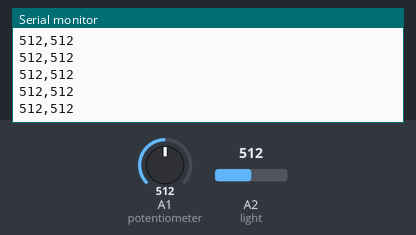
Bench run of a sketch on a simulated Arduino Uno, built with avr-gcc and run on an emulated ATmega328P. Parts: the last lines printed to the serial monitor. Inputs (shaded band) come from the test bench; at power-on: A1 (potentiometer) = 512, A2 (light) = 512.

Above: at 1.2 s.
1.3 s: A1 (potentiometer) set to 985
At 2.4 s:
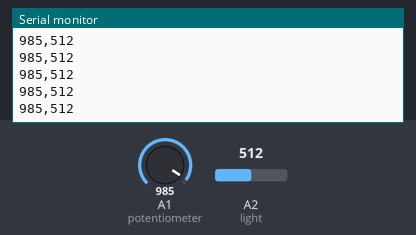
2.8 s: A1 (potentiometer) set to 1017
At 3.9 s:
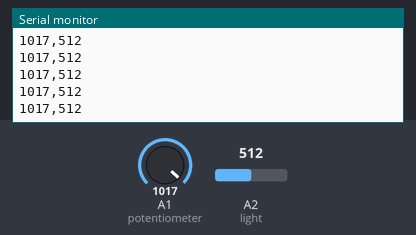
Timing chart, 0 to 5.8 s (numbered marks = the images above; inputs shaded):
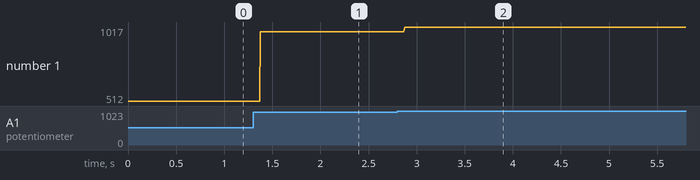

The sketch:

treeProjectArduino.ino
```cpp
const int potentiometer = A1;	//pin potentiometer is connected to
const int light = A2;	//pin photoresistor is connected to

void setup() {
  Serial.begin(9600);
}

void loop() {
  Serial.print(analogRead(potentiometer)); //prints the potentiometer values
  Serial.print(",");
  Serial.println(analogRead(light)); //prints the photoresistor values
}
```

Measured:
- after the input at 1.3 s, the serial monitor: prints a new line after 0.08 s (image 1)
- after the input at 2.8 s, the serial monitor: prints a new line after 0.07 s (image 2)
- plotted number 1: 512 → 985 after the input at 1.3 s, 985 → 1017 after the input at 2.8 s
